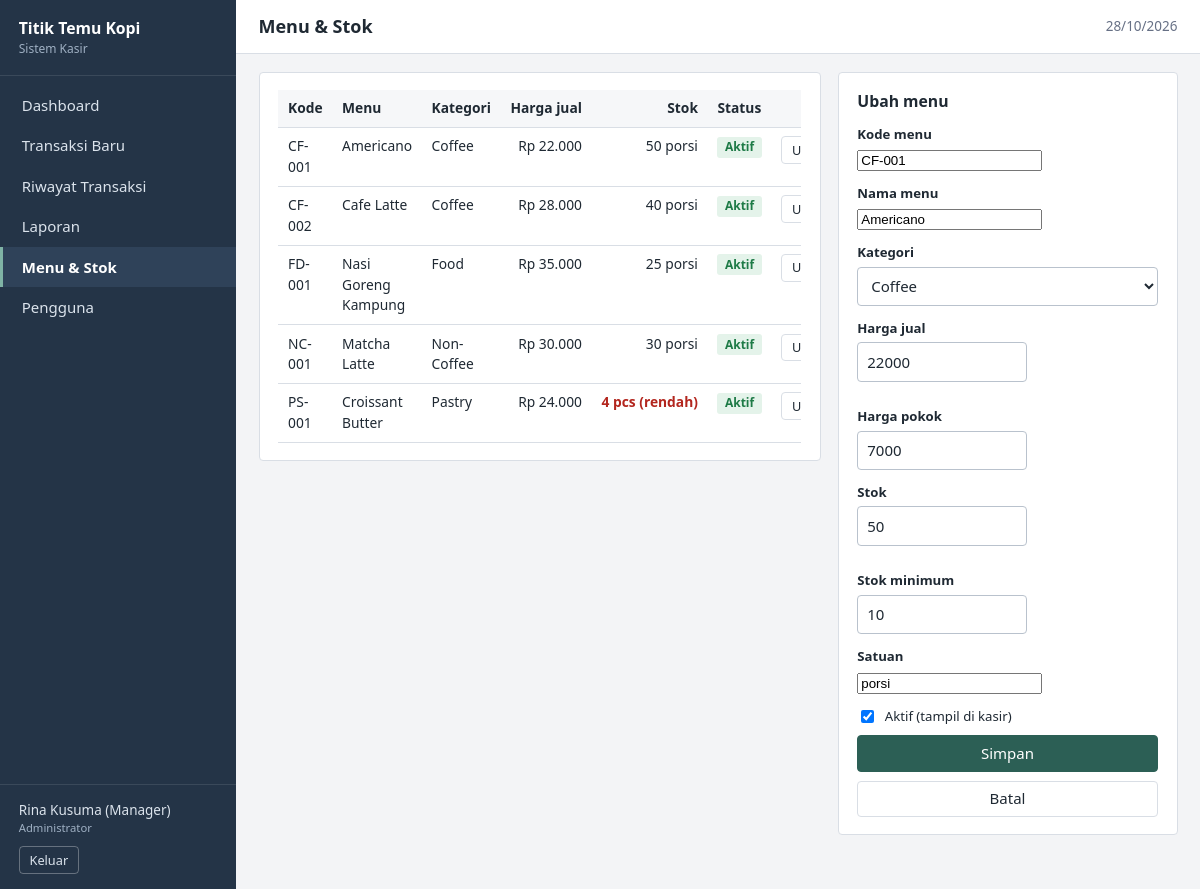
/produk.php?edit=1 (signed in), run on the app's committed database.
### tables this page shows
CREATE TABLE products (
  id INT UNSIGNED AUTO_INCREMENT PRIMARY KEY,
  category_id INT UNSIGNED NOT NULL,
  kode_produk VARCHAR(20) NOT NULL UNIQUE,
  nama_produk VARCHAR(100) NOT NULL,
  harga_jual DECIMAL(12,0) NOT NULL DEFAULT 0,
  harga_pokok DECIMAL(12,0) NOT NULL DEFAULT 0,
  stok INT NOT NULL DEFAULT 0,
  stok_minimum INT NOT NULL DEFAULT 5,
  unit VARCHAR(20) NOT NULL DEFAULT 'porsi',
  status TINYINT(1) NOT NULL DEFAULT 1,
  created_at DATETIME NOT NULL,
  CONSTRAINT fk_prod_cat FOREIGN KEY (category_id) REFERENCES categories(id) ON DELETE RESTRICT,
  CONSTRAINT chk_stok CHECK (stok >= 0)
);

CREATE TABLE categories (
  id INT UNSIGNED AUTO_INCREMENT PRIMARY KEY,
  nama_kategori VARCHAR(50) NOT NULL UNIQUE,
  slug VARCHAR(60) NOT NULL,
  status TINYINT(1) NOT NULL DEFAULT 1
);

### includes/bootstrap.php (called while the page is built, shortened)
<?php
function e($v): string
{
    return htmlspecialchars((string)$v, ENT_QUOTES, 'UTF-8');
}
function rupiah($n): string
{
    return 'Rp ' . number_format((float)$n, 0, ',', '.');
}

### produk.php (the view, shortened to what this page needs)
<?php
require_once __DIR__ . '/includes/bootstrap.php';
$pdo = db();
$edit = null;
if (isset($_GET['edit'])) {
    $st = $pdo->prepare('SELECT * FROM products WHERE id=?');
    $st->execute([(int)$_GET['edit']]);
    $edit = $st->fetch() ?: null;
}
$kategori = $pdo->query('SELECT id, nama_kategori FROM categories ORDER BY nama_kategori')->fetchAll();
$list = $pdo->query('SELECT p.*, c.nama_kategori FROM products p JOIN categories c ON c.id = p.category_id ORDER BY c.nama_kategori, p.nama_produk')->fetchAll();
require __DIR__ . '/includes/header.php';
?>
<div class="grid-main">
  <section class="panel">
    <div class="table-wrap"><table>
      <thead><tr><th>Kode</th><th>Menu</th><th>Kategori</th><th class="num">Harga jual</th><th class="num">Stok</th><th>Status</th><th class="aksi">Aksi</th></tr></thead>
      <tbody>
      <?php foreach ($list as $p): $low = $p['stok'] < $p['stok_minimum']; ?>
        <tr>
          <td><?= e($p['kode_produk']) ?></td><td><?= e($p['nama_produk']) ?></td><td><?= e($p['nama_kategori']) ?></td>
          <td class="num"><?= rupiah($p['harga_jual']) ?></td>
          <td class="num <?= $low ? 'text-bad' : '' ?>"><?= (int)$p['stok'] ?> <?= e($p['unit']) ?><?= $low ? ' (rendah)' : '' ?></td>
          <td><?= $p['status'] ? '<span class="badge badge-ok">Aktif</span>' : '<span class="badge badge-bad">Nonaktif</span>' ?></td>
          <td class="aksi">
            <a class="btn btn-light btn-sm" href="?edit=<?= (int)$p['id'] ?>">Ubah</a>
          </td>
        </tr>
      <?php endforeach; ?>
      </tbody>
    </table></div>
  </section>
  <aside><section class="panel">
    <h2><?= $edit ? 'Ubah menu' : 'Tambah menu' ?></h2>
    <form method="post"><?= csrf_field() ?>
      <div class="field"><label for="kp">Kode menu</label><input id="kp" name="kode_produk" required maxlength="20" value="<?= e($edit['kode_produk'] ?? '') ?>"></div>
      <div class="field"><label for="np">Nama menu</label><input id="np" name="nama_produk" required maxlength="100" value="<?= e($edit['nama_produk'] ?? '') ?>"></div>
      <div class="field"><label for="ct">Kategori</label>
        <select id="ct" name="category_id" required><option value="">Pilih kategori</option>
          <?php foreach ($kategori as $k): ?><option value="<?= (int)$k['id'] ?>" <?= (int)($edit['category_id'] ?? 0) === (int)$k['id'] ? 'selected' : '' ?>><?= e($k['nama_kategori']) ?></option><?php endforeach; ?>
        </select></div>
      <div class="form-row">
        <div class="field"><label for="hj">Harga jual</label><input id="hj" type="number" min="0" name="harga_jual" required value="<?= e($edit['harga_jual'] ?? '') ?>"></div>
        <div class="field"><label for="hp">Harga pokok</label><input id="hp" type="number" min="0" name="harga_pokok" required value="<?= e($edit['harga_pokok'] ?? '') ?>"></div>
      </div>
      <div class="form-row">
        <div class="field"><label for="st">Stok</label><input id="st" type="number" min="0" name="stok" required value="<?= e($edit['stok'] ?? 0) ?>"></div>
        <div class="field"><label for="sm">Stok minimum</label><input id="sm" type="number" min="0" name="stok_minimum" required value="<?= e($edit['stok_minimum'] ?? 5) ?>"></div>
      </div>
      <div class="field"><label for="un">Satuan</label><input id="un" name="unit" maxlength="20" value="<?= e($edit['unit'] ?? 'porsi') ?>"></div>
      <label class="check"><input type="checkbox" name="status" <?= ($edit['status'] ?? 1) ? 'checked' : '' ?>> Aktif (tampil di kasir)</label>
      <button class="btn btn-primary btn-block">Simpan</button>
      <?php if ($edit): ?><a href="produk.php" class="btn btn-light btn-block">Batal</a><?php endif; ?>
    </form>
  </section></aside>
</div>
<?php require __DIR__ . '/includes/footer.php'; ?>

### assets/css/style.css (style rules this page uses)
:root { --ink: #1f2933; --muted: #667085; --line: #d9dee5; --bg: #f3f4f6; --panel: #ffffff; --side: #243447; --side-hover: #2f4259; --accent: #2c5f55; --accent-dark: #224a42; --ok: #1d7a46; --ok-bg: #e4f3ea; --warn: #946200; --warn-bg: #fdf1d6; --bad: #b3261e; --bad-bg: #fbe5e3; }
* { box-sizing: border-box; }
html { font-size: 15px; }
body { margin: 0; font-family: "Segoe UI", Tahoma, Arial, sans-serif; color: var(--ink); background: var(--bg); line-height: 1.5; }
a { color: var(--accent); }
h1, h2 { margin: 0; font-weight: 600; }
h2 { font-size: 1.05rem; margin-bottom: .75rem; }
.num { text-align: right; white-space: nowrap; }
.text-bad { color: var(--bad); font-weight: 600; }
.panel { background: var(--panel); border: 1px solid var(--line); border-radius: 4px; padding: 1.1rem 1.25rem; margin-bottom: 1.1rem; }
.grid-main { display: grid; grid-template-columns: minmax(0, 1fr) 340px; gap: 1.1rem; align-items: start; }
.btn { display: inline-block; border: 1px solid var(--line); background: #fff; color: var(--ink); padding: .5rem .95rem; border-radius: 4px; font: inherit; cursor: pointer; text-decoration: none; line-height: 1.3; }
.btn-primary { background: var(--accent); border-color: var(--accent); color: #fff; }
.btn-light { background: #fff; }
.btn-sm { padding: .3rem .65rem; font-size: .85rem; }
.btn-block { display: block; width: 100%; text-align: center; margin-top: .6rem; }
label { display: block; font-size: .88rem; font-weight: 600; margin-bottom: .25rem; }
input[type=text], input[type=password], input[type=number], input[type=date], select { width: 100%; padding: .5rem .6rem; border: 1px solid #b9c2cd; border-radius: 4px; font: inherit; background: #fff; color: var(--ink); }
.field { margin-bottom: .85rem; }
.form-row { display: flex; gap: .85rem; flex-wrap: wrap; }
.form-row .field { flex: 0 0 170px; min-width: 130px; }
.check { display: flex; align-items: center; gap: .5rem; font-weight: 400; margin: .25rem 0 .5rem; }
.table-wrap { overflow-x: auto; }
table { width: 100%; border-collapse: collapse; font-size: .92rem; }
th, td { padding: .55rem .65rem; border-bottom: 1px solid var(--line); text-align: left; vertical-align: top; }
th { background: #f6f7f9; font-weight: 600; white-space: nowrap; }
th.num { text-align: right; }
td.aksi, th.aksi { white-space: nowrap; text-align: right; }
.badge { display: inline-block; padding: .1rem .5rem; border-radius: 3px; font-size: .8rem; font-weight: 600; }
.badge-ok { background: var(--ok-bg); color: var(--ok); }

### data on the page
products: kode_produk "CF-001", nama_produk "Americano", category.nama_kategori "Coffee", harga_jual "Rp 22.000", stok "50", unit "porsi", shows "Aktif", category_id "Coffee", harga_jual "22000", harga_pokok "7000", stok_minimum "10", status "☑"
products: kode_produk "CF-002", nama_produk "Cafe Latte", category.nama_kategori "Coffee", harga_jual "Rp 28.000", stok "40", unit "porsi", status "Aktif"
products: kode_produk "FD-001", nama_produk "Nasi Goreng Kampung", category.nama_kategori "Food", harga_jual "Rp 35.000", stok "25", unit "porsi", status "Aktif"
products: kode_produk "NC-001", nama_produk "Matcha Latte", category.nama_kategori "Non-Coffee", harga_jual "Rp 30.000", stok "30", unit "porsi", status "Aktif"
products: kode_produk "PS-001", nama_produk "Croissant Butter", category.nama_kategori "Pastry", harga_jual "Rp 24.000", stok "4", unit "pcs", stok_minimum "(rendah)", status "Aktif"

### other printed values
APP_NAME "Titik Temu Kopi"
$label "Dashboard"
$label "Transaksi Baru"
$label "Riwayat Transaksi"
$label "Laporan"
$label "Menu & Stok"
$label "Pengguna"
$u['nama_lengkap'] "Rina Kusuma (Manager)"
$judul "Menu & Stok"
